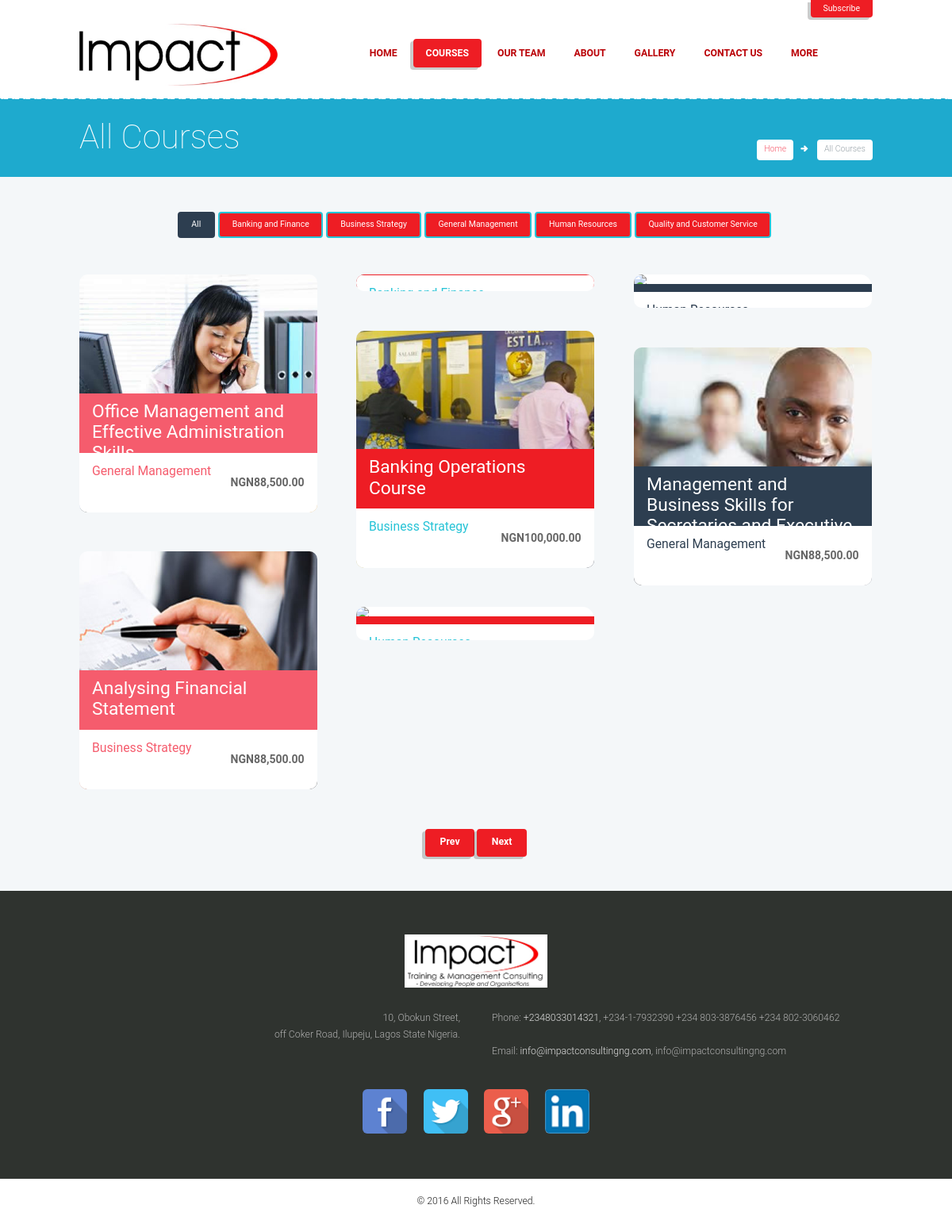
/courses, run on an earlier commit of the app's database.
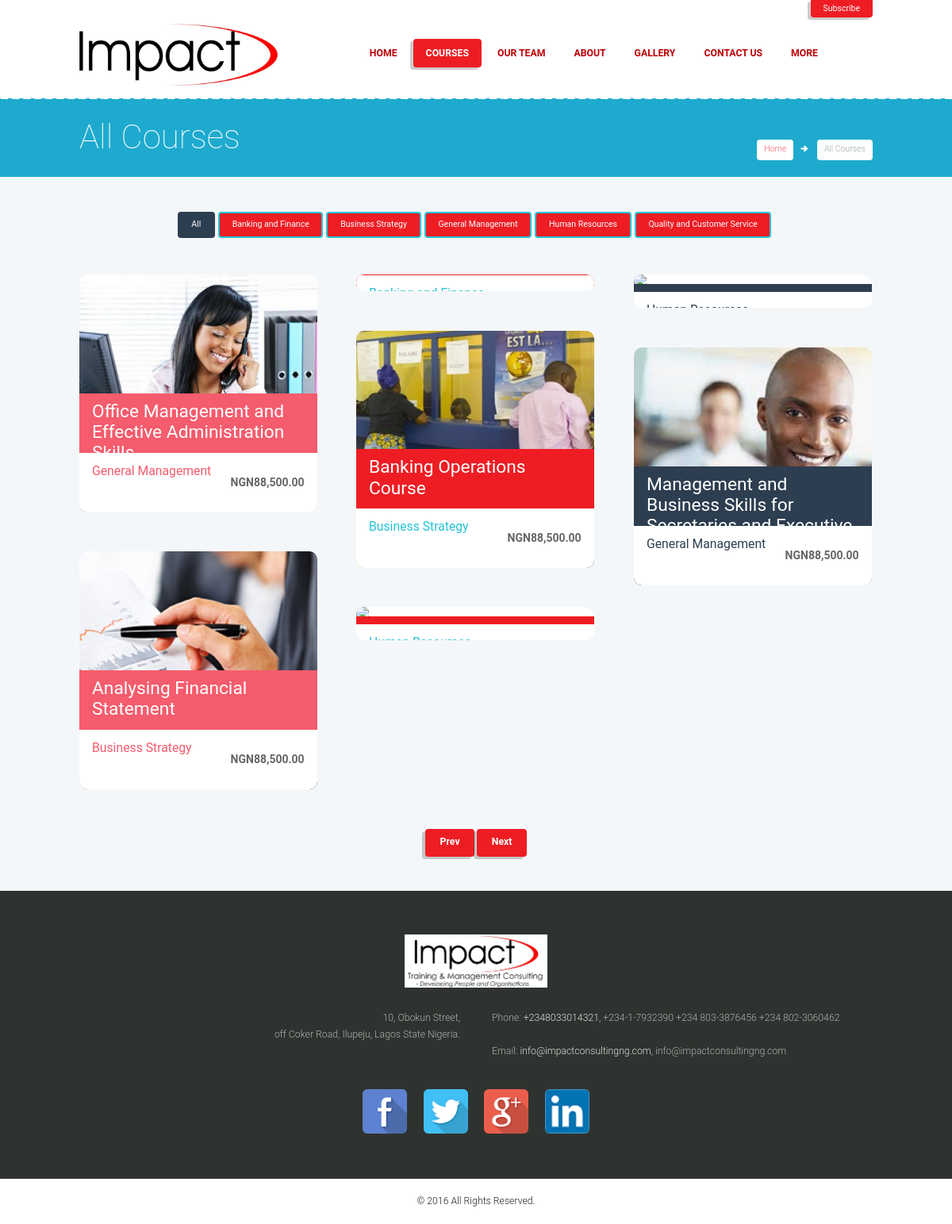
And on a later commit of the database.
### tables this page shows
CREATE TABLE IF NOT EXISTS `webpage` (
  `id` int(11) NOT NULL AUTO_INCREMENT,
  `name` varchar(500) NOT NULL,
  `title` varchar(500) NOT NULL,
  `description` varchar(700) NOT NULL,
  `keywords` text NOT NULL,
  PRIMARY KEY (`id`),
  UNIQUE KEY `name` (`name`),
  UNIQUE KEY `title` (`title`)
);

CREATE TABLE IF NOT EXISTS `course` (
  `id` int(11) NOT NULL AUTO_INCREMENT,
  `name` varchar(600) NOT NULL,
  `short_name` varchar(200) NOT NULL,
  `category` varchar(500) NOT NULL,
  `start_date` date NOT NULL,
  `end_date` date NOT NULL,
  `code` varchar(100) NOT NULL,
  `description` text NOT NULL,
  `media` varchar(600) NOT NULL,
  `amount` varchar(200) NOT NULL,
  `status` tinyint(4) NOT NULL,
  `date_registered` date NOT NULL,
  `image` varchar(300) NOT NULL,
  `featured` tinyint(4) NOT NULL,
  `currency` varchar(10) NOT NULL,
  PRIMARY KEY (`id`),
  UNIQUE KEY `name` (`name`,`category`)
);

### courses.php (the view, shortened to what the rows shown need)
<?php
require('classes/WebPage.php');
$thisPage = new WebPage();
$dbObj = new Database();
$thisPage->dbObj = $dbObj;
$courseObj = new Course($dbObj);
require('includes/page-properties.php');
$recordPerPage = Setting::getValue($dbObj, 'TOTAL_DISPLAYABLE_COURSES') ? trim(strip_tags(Setting::getValue($dbObj, 'TOTAL_DISPLAYABLE_COURSES'))) : 100;
$pageNum = filter_input(INPUT_GET, 'page', FILTER_VALIDATE_INT) ? filter_input(INPUT_GET, 'page', FILTER_VALIDATE_INT) : 1;
$categoryParam = filter_input(INPUT_GET, 'category', FILTER_VALIDATE_INT) ? filter_input(INPUT_GET, 'category', FILTER_VALIDATE_INT) : 0;
$classVal = ''; $classLink = '';
$offset = ($pageNum - 1) * $recordPerPage;
?>
<!DOCTYPE html>
<html lang="en-US">
<head>
    <link rel='stylesheet' id='rs-plugin-settings-css'  href='<?php echo SITE_URL; ?>plugins/revslider/rs-plugin/css/settings1dc6.css?ver=4.6.5' type='text/css' media='all' />
    <link rel='stylesheet' id='wpProQuiz_front_style-css'  href='<?php echo SITE_URL; ?>plugins/sfwd-lms/wp-pro-quiz/css/wpProQuiz_front.min4fde.css?ver=0.28' type='text/css' media='all' />
    <link rel='stylesheet' id='learndash_style-css'  href='<?php echo SITE_URL; ?>plugins/sfwd-lms/assets/style274c.css?ver=4.3.2' type='text/css' media='all' />
    <link rel='stylesheet' id='woocommerce-layout-css'  href='<?php echo SITE_URL; ?>plugins/woocommerce/assets/css/woocommerce-layout3575.css?ver=2.4.7' type='text/css' media='all' />
    <link rel='stylesheet' id='woocommerce-smallscreen-css'  href='<?php echo SITE_URL; ?>plugins/woocommerce/assets/css/woocommerce-smallscreen3575.css?ver=2.4.7' type='text/css' media='only screen and (max-width: 768px)' />
    <link rel='stylesheet' id='woocommerce-general-css'  href='<?php echo SITE_URL; ?>plugins/woocommerce/assets/css/woocommerce3575.css?ver=2.4.7' type='text/css' media='all' />
    <link rel='stylesheet' id='themerex-fontello-style-css'  href='<?php echo SITE_URL; ?>themes/education/css/fontello/css/fontello.min.css' type='text/css' media='all' />
    <link rel='stylesheet' id='themerex-main-style-css'  href='<?php echo SITE_URL; ?>themes/education/style.min.css' type='text/css' media='all' />
    <link rel='stylesheet' id='themerex-shortcodes-style-css'  href='<?php echo SITE_URL; ?>themes/education/fw/shortcodes/shortcodes.min.css' type='text/css' media='all' />
    <link rel='stylesheet' id='themerex-animation-style-css'  href='<?php echo SITE_URL; ?>themes/education/fw/css/core.animation.min.css' type='text/css' media='all' />
    <link rel='stylesheet' id='tribe-style-css'  href='<?php echo SITE_URL; ?>themes/education/css/tribe-style.min.css' type='text/css' media='all' />
    <link rel='stylesheet' id='learndash-style-css'  href='<?php echo SITE_URL; ?>themes/education/css/learndash-style.min.css' type='text/css' media='all' />
    <link rel='stylesheet' id='themerex-skin-style-css'  href='<?php echo SITE_URL; ?>themes/education/skins/education/skin.min.css' type='text/css' media='all' />
    <link rel='stylesheet' id='themerex-custom-style-css'  href='<?php echo SITE_URL; ?>themes/education/fw/css/custom-style.min.css' type='text/css' media='all' />
    <link href="<?php echo SITE_URL; ?>css/additional-style.css" rel="stylesheet" type="text/css"/>
    <link rel='stylesheet' id='themerex-responsive-style-css'  href='<?php echo SITE_URL; ?>themes/education/css/responsive.min.css' type='text/css' media='all' />
    <link rel='stylesheet' id='theme-skin-responsive-style-css'  href='<?php echo SITE_URL; ?>themes/education/skins/education/skin-responsive.min.css' type='text/css' media='all' />
    <link rel='stylesheet' id='mediaelement-css'  href='<?php echo SITE_URL; ?>js/mediaelement/mediaelementplayer.min0392.css?ver=2.17.0' type='text/css' media='all' />
    <link rel='stylesheet' id='wp-mediaelement-css'  href='<?php echo SITE_URL; ?>js/mediaelement/wp-mediaelement274c.css?ver=4.3.2' type='text/css' media='all' />
    <link rel='stylesheet' id='themerex-customizer-style-css'  href='<?php echo SITE_URL; ?>themes/education/fw/core/core.customizer/front.customizer.min.css' type='text/css' media='all' />
    <link rel='stylesheet' id='js_composer_front-css'  href='<?php echo SITE_URL; ?>plugins/js_composer/assets/css/js_composere100.css?ver=4.7.2' type='text/css' media='all' />
    <link href="<?php echo SITE_URL; ?>sweet-alert/sweetalert.css" rel="stylesheet" type="text/css"/>
    <link href="<?php echo SITE_URL; ?>sweet-alert/twitter.css" rel="stylesheet" type="text/css"/>
</head>
<body class="page page-id-639 page-template page-template-courses page-template-courses-php themerex_body body_style_wide body_filled theme_skin_education article_style_boxed layout_courses_3 template_portfolio top_panel_style_light top_panel_opacity_solid top_panel_show top_panel_above menu_right user_menu_show sidebar_hide wpb-js-composer js-comp-ver-4.7.2 vc_responsive">
    <div class="body_wrap">
        <div class="page_wrap">
            <?php include('includes/bread-crumb.php'); ?>
            <div class="page_content_wrap">
                <div class="content_wrap">
                    <div class="content">
                        <div class="isotope_wrap " data-columns="3">
                            <?php
                            $courseNos = 0;
                            foreach ($courseObj->fetchRaw("*", " status = 1 AND CURRENT_DATE <= start_date $classVal ", " start_date LIMIT $recordPerPage OFFSET $offset") as $course) {
                                $courseData = array('id' => 'id', 'name' => 'name', 'code' => 'code', 'image' => 'image', 'media' => 'media', 'amount' => 'amount', 'shortName' => 'short_name', 'category' => 'category', 'startDate' => 'start_date', 'endDate' => 'end_date', 'description' => 'description', 'status' => 'status', 'featured' => 'featured', 'currency' => 'currency');
                                foreach ($courseData as $key => $value){
                                    switch ($key) {
                                        case 'image': $courseObj->$key = MEDIA_FILES_PATH1.'course-image/'.$course[$value];break;
                                        case 'media': $courseObj->$key = $course[$value];break;
                                        case 'startDate': $dateParam = explode('-', $course[$value]);
                                                          $dateObj   = DateTime::createFromFormat('!m', $dateParam[1]);
                                                          $courseObj->$key = $dateParam[2].' '.$dateObj->format('F').', '.$dateParam[0].'.';
                                                          break;
                                        case 'endDate': $dateParam = explode('-', $course[$value]);
                                                          $dateObj   = DateTime::createFromFormat('!m', $dateParam[1]);
                                                          $courseObj->$key = $dateParam[2].' '.$dateObj->format('F').', '.$dateParam[0].'.';
                                                          break;
                                        default     :   $courseObj->$key = $course[$value]; break;
                                    }
                                }
                            ?>
                            <div class="isotope_item isotope_item_courses isotope_item_courses_3 isotope_column_3 flt_<?php echo ($categoryParam>0) ? $courseObj->featured : $courseObj->category; ?>">
                                <article class="post_item post_item_courses post_item_courses_3	post_format_standard odd">
                                    <div class="post_content isotope_item_content ih-item colored square effect_dir left_to_right">
                                        <div class="post_featured img">
                                            <a href="<?php echo SITE_URL.'course/'.$courseObj->id.'/'.StringManipulator::slugify($courseObj->name).'/'; ?>">
                                            </a>
                                            <h4 class="post_title">
                                                <a href="<?php echo SITE_URL.'course/'.$courseObj->id.'/'.StringManipulator::slugify($courseObj->name).'/'; ?>"><?php echo $courseObj->name; ?></a>
                                            </h4>
                                            <div class="post_descr">
                                                <div class="post_price">
                                                    <span style="font-weight:bold"><?php echo $courseObj->currency.number_format($courseObj->amount, 2); ?></span>
                                                </div>
                                                <div class="post_category">
                                                    <a href="<?php echo SITE_URL.'category/'.$courseObj->category.'/'.StringManipulator::slugify(CourseCategory::getName($dbObj, $courseObj->category)).'/'; ?>"><?php echo CourseCategory::getName($dbObj, $courseObj->category); ?></a>
                                                </div>
                                            </div>
                                        </div>
                                    </div>
                                </article>
                            </div>
                            <?php  $courseNos++; } ?>
                        </div>
                    </div>
                </div>
            </div>
        </div>
    </div>
    <link rel='stylesheet' id='themerex-messages-style-css'  href='<?php echo SITE_URL; ?>themes/education/fw/js/core.messages/core.messages.min.css' type='text/css' media='all' />
    <link rel='stylesheet' id='sfwd_front_css-css'  href='<?php echo SITE_URL; ?>plugins/sfwd-lms/assets/front274c.css?ver=4.3.2' type='text/css' media='all' />
    <link rel='stylesheet' id='sfwd_template_css-css'  href='<?php echo SITE_URL; ?>plugins/sfwd-lms/templates/learndash_template_style274c.css?ver=4.3.2' type='text/css' media='all' />
    <link rel='stylesheet' id='themerex-portfolio-style-css'  href='<?php echo SITE_URL; ?>themes/education/fw/css/core.portfolio.min.css' type='text/css' media='all' />
    <link rel='stylesheet' id='themerex-swiperslider-style-css'  href='<?php echo SITE_URL; ?>themes/education/fw/js/swiper/idangerous.swiper.min.css' type='text/css' media='all' />
</body>
</html>

### includes/bread-crumb.php (shortened to what the rows shown need)
<div class="page_top_wrap page_top_title page_top_breadcrumbs" style="background-image: url(<?php echo SITE_URL; ?>themes/education/skins/education/images/bg_over.png); background-repeat: repeat-x; background-position: center top; background-color:#1eaace;">
                <div class="content_wrap">
                    <div class="breadcrumbs">
                        <a class="breadcrumbs_item home" href="<?php echo SITE_URL; ?>">Home</a><span class="breadcrumbs_delimiter"></span>
                        <span class="breadcrumbs_item current"><?php echo StringManipulator::trimStringToFullWord(20, explode(" - ", $thisPage->title)[0]); ?></span>
                    </div>
                    <h2 class="page_title"><?php echo explode(" - ", $thisPage->title)[0]; ?></h2>
                </div>
            </div>

What changed in the data, as far as the page shows it:
changed course "Banking Operations Course": amount "100,000.00" → "88,500.00"
